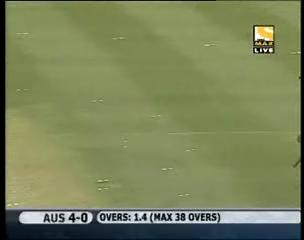
%> input picture img7517.jpg, 304 x 240 px
$ octave fieldview.m   (GNU Octave 9; MATLAB toolbox functions it lacks are replaced by stand-ins)
%> lines starting %> are read from the running program, lines starting %| are printed output that depends on the picture
rgbImage = imread('img7517.jpg');
%> rgbImage is the input picture: size 240x304x3 uint8; mean R, G, B 122.2, 131.4, 89.6
[r, c, numColorChannels] = size(rgbImage);
%> r = 240; c = 304; numColorChannels = 3
numberOfBins = 256;
hsv = rgb2hsv(rgbImage);
%> hsv: size 240x304x3 double; mean H, S, V 0.246, 0.379, 0.522
h = hsv(:,:,1);
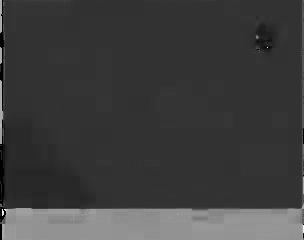
%> h: size 240x304 double; min 0, max 0.981, mean 0.246
[count, y] = hist(h(:), numberOfBins);
%> count = 256 values, max 27606 at index 52, min 0 at index 2, mean 285; y = 256 values from 0.00192 to 0.98
FP = sum(count(52:62))/(r*c);
%> FP = 0.671
r2 = r/2;
%> r2 = 120
c2 = c/2;
%> c2 = 152
h = hsv(1:r2,1:c2,1);
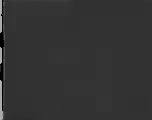
%> h: size 120x152 double; min 0, max 0.7, mean 0.203
[count, y] = hist(h(:), numberOfBins);
%> count = 256 values, max 10969 at index 73, min 0 at index 2, mean 71.25; y = 256 values from 0.00137 to 0.699
FP11 = sum(count(52:62))*100/(r2*c2);
%> FP11 = 0.0822
h = hsv(1:r2,c2:c,1);
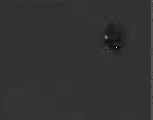
%> h: size 120x153 double; min 0, max 0.981, mean 0.2
[count, y] = hist(h(:), numberOfBins);
%> count = 256 values, max 9941 at index 52, min 0 at index 2, mean 71.72; y = 256 values from 0.00192 to 0.98
FP12 = sum(count(52:62))*100/(r2*c2);
%> FP12 = 91.53
h = hsv(r2:r,1:c,1);
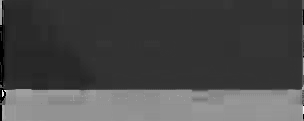
%> h: size 121x304 double; min 0, max 0.958, mean 0.29
[count, y] = hist(h(:), numberOfBins);
%> count = 256 values, max 13274 at index 54, min 0 at index 2, mean 143.7; y = 256 values from 0.00187 to 0.956
FP2 = sum(count(52:62))*100/(r2*c);
%> FP2 = 56.15
display([FP, FP11, FP12, FP2]);
%|    6.7064e-01   8.2237e-02   9.1530e+01   5.6149e+01
%T1 = T2 = 65, T3 = 10
%if (FP2>T1)& (FP11+FP12)>T2 -long view
%else if (FP11-FP12)>T3 - boundary view
%else pitch view.

$ run again, with img14109.jpg copied over img7517.jpg
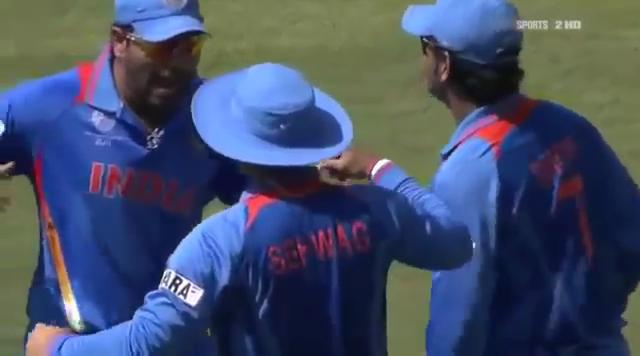
%> input picture img14109.jpg, 640 x 356 px
%> rgbImage is the input picture: size 356x640x3 uint8; mean R, G, B 68.5, 79, 104.9
%> hsv: size 356x640x3 double; mean H, S, V 0.519, 0.534, 0.458
%> `[count, y] = hist(h(:), numberOfBins);`: count = 256 values, max 26561 at index 50, min 0 at index 85, mean 890; y = 256 values from 0.00195 to 0.997
%> FP = 0.0819
%> `[count, y] = hist(h(:), numberOfBins);`: count = 256 values, max 8894 at index 50, min 0 at index 85, mean 222.5
%> FP11 = 6.05
%> `h = hsv(1:r2,c2:c,1);`:
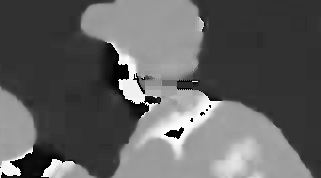
%> h: size 178x321 double; min 0, max 0.999, mean 0.384
%> `[count, y] = hist(h(:), numberOfBins);`: count = 256 values, max 14730 at index 50, min 0 at index 85, mean 223.2
%> FP12 = 16.66
%> `h = hsv(r2:r,1:c,1);`:
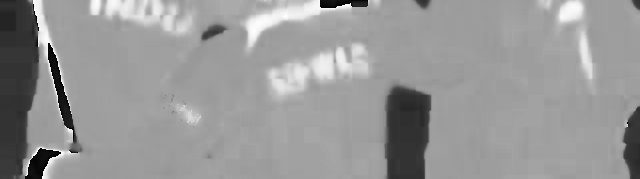
%> h: size 179x640 double; min 0, max 0.997, mean 0.597
%> `[count, y] = hist(h(:), numberOfBins);`: count = 256 values, max 15160 at index 160, min 0 at index 44, mean 447.5; y = 256 values from 0.00195 to 0.995
%> FP2 = 5.04
%|    8.1895e-02   6.0499e+00   1.6664e+01   5.0430e+00

$ run again, with img1497.jpg copied over img7517.jpg
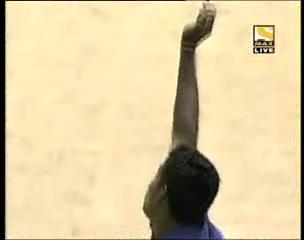
%> input picture img1497.jpg, 304 x 240 px
%> rgbImage is the input picture: size 240x304x3 uint8; mean R, G, B 220, 202.5, 161
%> hsv: size 240x304x3 double; mean H, S, V 0.132, 0.297, 0.864
%> `[count, y] = hist(h(:), numberOfBins);`: count = 256 values, max 20455 at index 30, min 0 at index 46, mean 285; y = 256 values from 0.00192 to 0.981
%> FP = 0.0105
%> `[count, y] = hist(h(:), numberOfBins);`: count = 256 values, max 4175 at index 31, min 0 at index 3, mean 71.25; y = 256 values from 0.00191 to 0.975
%> FP11 = 0
%> `h = hsv(1:r2,c2:c,1);`:
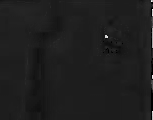
%> h: size 120x153 double; min 0, max 0.967, mean 0.119
%> `[count, y] = hist(h(:), numberOfBins);`: count = 256 values, max 5769 at index 31, min 0 at index 2, mean 71.72; y = 256 values from 0.00189 to 0.965
%> FP12 = 0.0164
%> `h = hsv(r2:r,1:c,1);`:
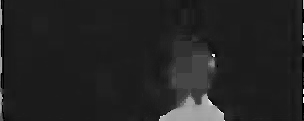
%> h: size 121x304 double; min 0, max 0.983, mean 0.14
%> `[count, y] = hist(h(:), numberOfBins);`: count = 256 values, max 13264 at index 30, min 0 at index 2, mean 143.7; y = 256 values from 0.00192 to 0.981
%> FP2 = 2.09
%|    0.0105        0   0.0164   2.0861
